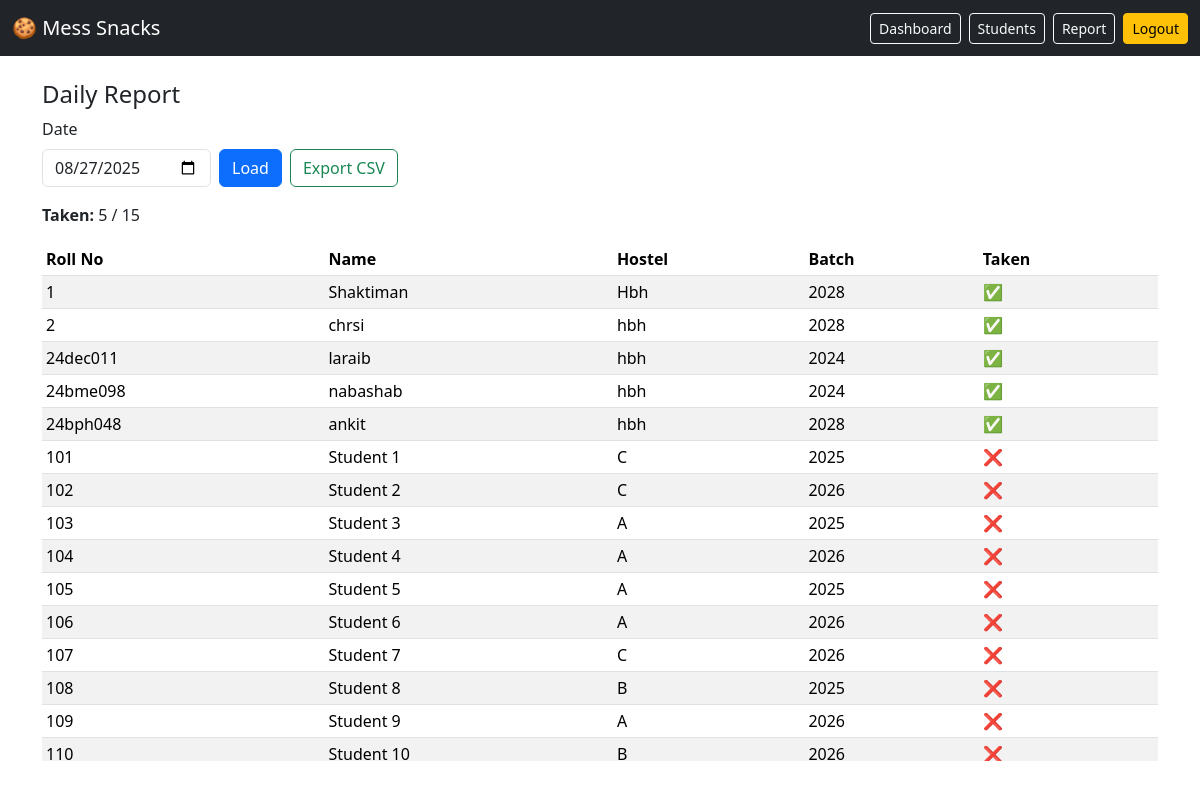
Page /report (signed in) on the committed database.
### tables this page shows
CREATE TABLE students (
        id INTEGER PRIMARY KEY AUTOINCREMENT,
        name TEXT NOT NULL,
        roll_no TEXT NOT NULL UNIQUE,
        hostel TEXT,
        batch TEXT
    );

### app.py (the view)
@app.route("/report", methods=["GET", "POST"])
def report():
    if not require_admin():
        return redirect(url_for("login"))
    conn = get_db()
    cur = conn.cursor()
    selected_date = request.values.get("date", today_str())
    cur.execute("""
        SELECT s.roll_no, s.name, s.hostel, s.batch,
               CASE WHEN a.id IS NULL THEN 0 ELSE 1 END AS taken
        FROM students s
        LEFT JOIN attendance a
          ON a.student_id = s.id AND a.date = ?
        ORDER BY CAST(s.roll_no AS INTEGER) ASC
    """, (selected_date,))
    rows = cur.fetchall()
    taken = sum(1 for r in rows if r["taken"] == 1)
    total = len(rows)
    conn.close()
    return render_template("report.html", rows=rows, selected_date=selected_date, total=total, taken=taken)

### app.py (called while the page is built)
def get_db():
    conn = sqlite3.connect(DB_PATH)
    conn.row_factory = sqlite3.Row
    return conn

def today_str():
    return date.today().isoformat()

def require_admin():
    if not session.get("is_admin"):
        flash("Please login as admin.", "warning")
        return False
    return True

### templates/report.html
{% extends "base.html" %}
{% block content %}
<h4>Daily Report</h4>
<form method="GET" class="row g-2 align-items-end mb-3">
  <div class="col-auto">
    <label class="form-label">Date</label>
    <input type="date" class="form-control" name="date" value="{{ selected_date }}">
  </div>
  <div class="col-auto">
    <button class="btn btn-primary" type="submit">Load</button>
  </div>
  <div class="col-auto">
    <a class="btn btn-outline-success" href="{{ url_for('export_csv', date=selected_date) }}">Export CSV</a>
  </div>
</form>
<p><b>Taken:</b> {{ taken }} / {{ total }}</p>
<div class="table-fixed">
<table class="table table-sm table-striped">
  <thead><tr><th>Roll No</th><th>Name</th><th>Hostel</th><th>Batch</th><th>Taken</th></tr></thead>
  <tbody>
  {% for r in rows %}
    <tr>
      <td>{{ r["roll_no"] }}</td>
      <td>{{ r["name"] }}</td>
      <td>{{ r["hostel"] }}</td>
      <td>{{ r["batch"] }}</td>
      <td>{% if r["taken"] == 1 %}✅{% else %}❌{% endif %}</td>
    </tr>
  {% endfor %}
  </tbody>
</table>
</div>
{% endblock %}

### templates/base.html (style rules this page uses)
body { padding-top: 64px; }
.table-fixed { max-height: 60vh; overflow:auto; }

### rows in the picture
students: roll_no "1", name "Shaktiman", hostel "Hbh", batch "2028"
students: roll_no "2", name "chrsi", hostel "hbh", batch "2028"
students: roll_no "24dec011", name "laraib", hostel "hbh", batch "2024"
students: roll_no "24bme098", name "nabashab", hostel "hbh", batch "2024"
students: roll_no "24bph048", name "ankit", hostel "hbh", batch "2028"
students: roll_no "101", name "Student 1", hostel "C", batch "2025"
students: roll_no "102", name "Student 2", hostel "C", batch "2026"
students: roll_no "103", name "Student 3", hostel "A", batch "2025"
students: roll_no "104", name "Student 4", hostel "A", batch "2026"
students: roll_no "105", name "Student 5", hostel "A", batch "2025"
students: roll_no "106", name "Student 6", hostel "A", batch "2026"
students: roll_no "107", name "Student 7", hostel "C", batch "2026"
students: roll_no "108", name "Student 8", hostel "B", batch "2025"
students: roll_no "109", name "Student 9", hostel "A", batch "2026"
students: roll_no "110", name "Student 10", hostel "B", batch "2026"

### other values in the picture
{{ taken }} "5"
{{ total }} "15"
